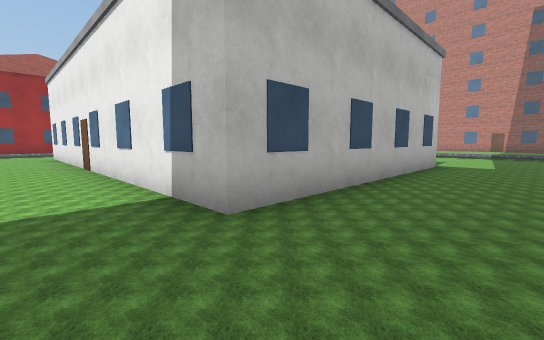
[1] (above)

21 first-person views from a walk through a robot-simulator world made for Webots. The camera is 1.2 m above the floor, tilts 6° down and sees 90° across. The floor is counted in squares, 2 m on a side. Each view is taken from the middle of a square. On the plan, view 1 faces up. The plan holds only what a view shows up to about 9 squares ahead; the rest is blank. The place goes on beyond the plan. Robots are left out. Simple shapes and patterns stand in for the simulator's stock objects.

[2]
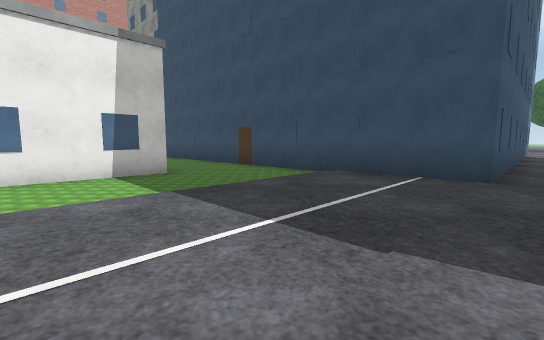

[3]
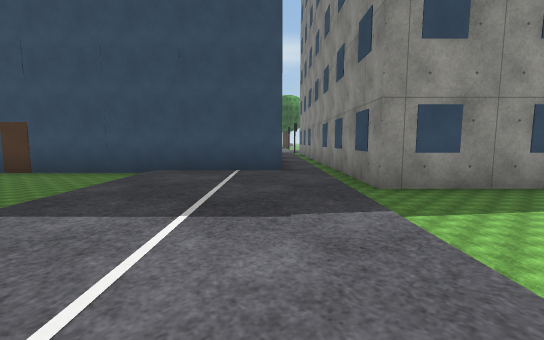

[4]
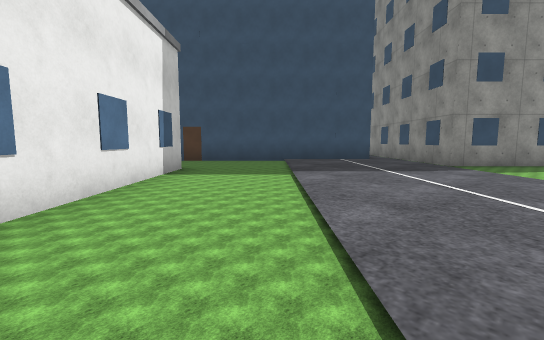

[5]
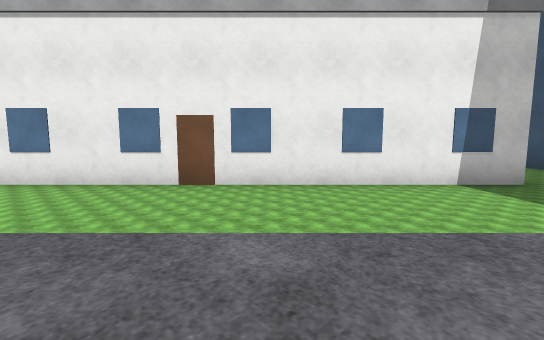

[6]
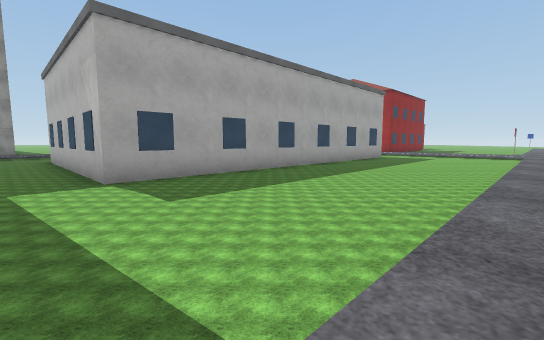

[7]
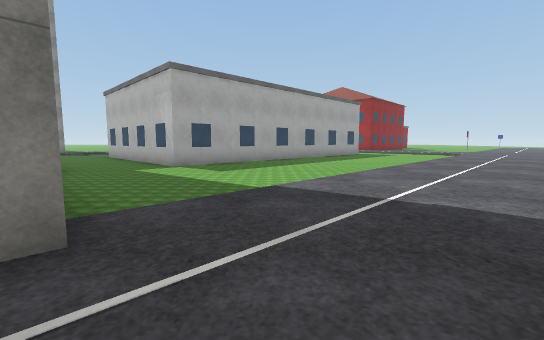

[8]
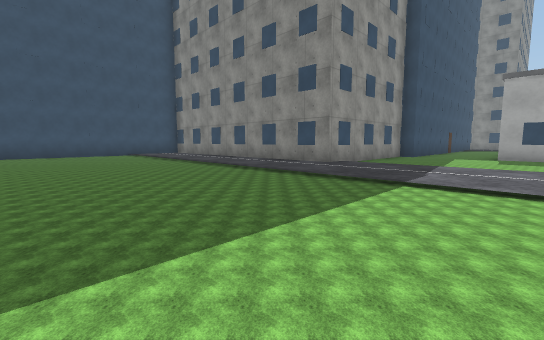

[9]
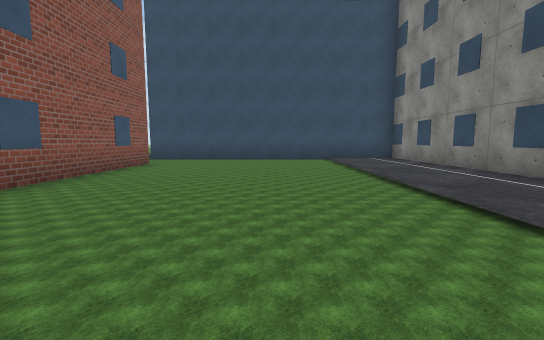

[10]
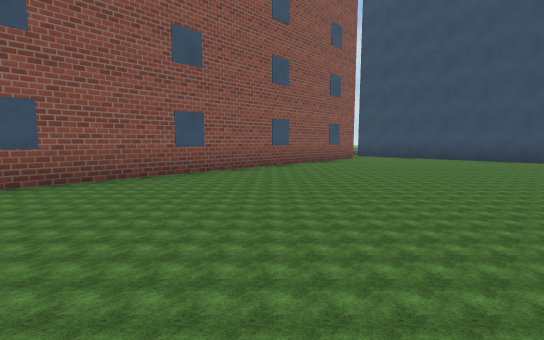

[11]
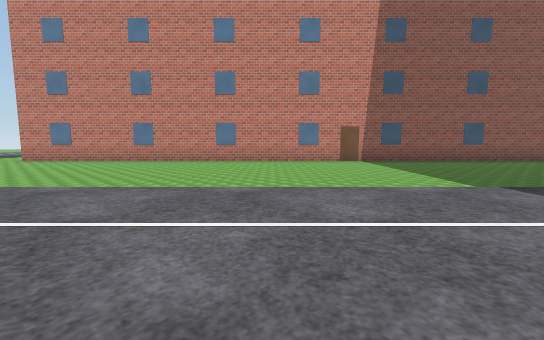

[12]
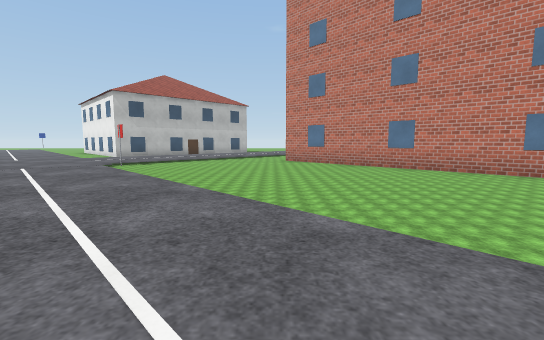

[13]
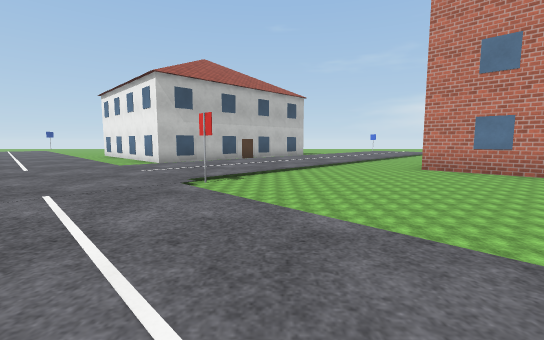

[14]
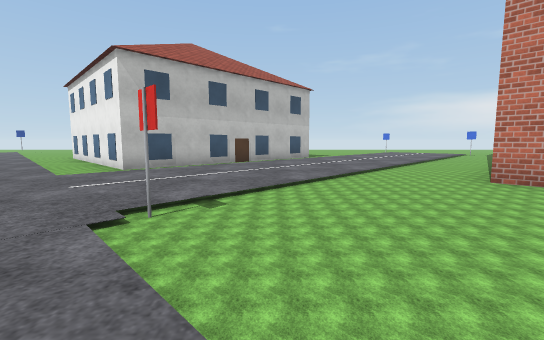

[15]
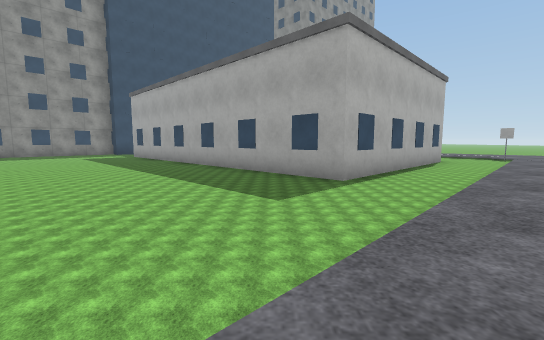

[16]
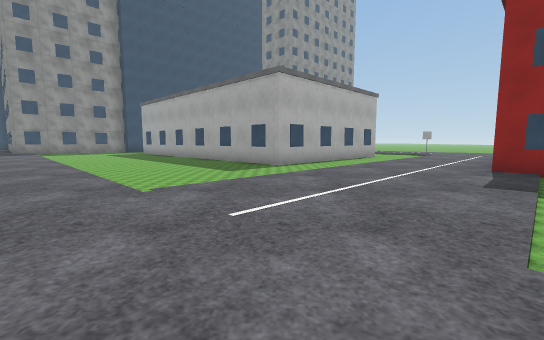

[17]
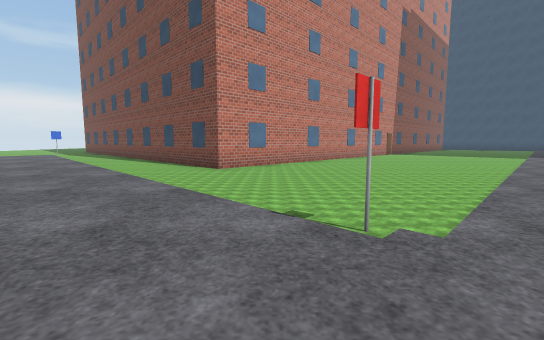

[18]
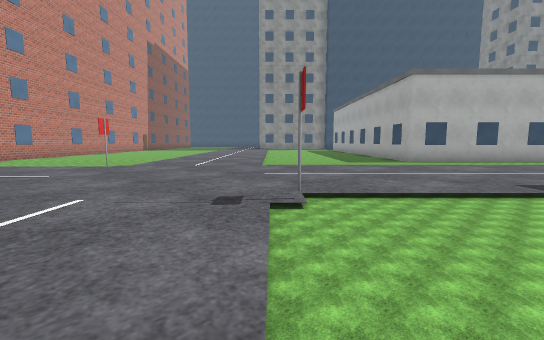

[19]
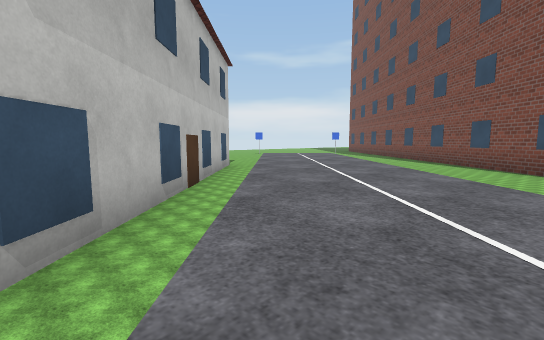

[20]
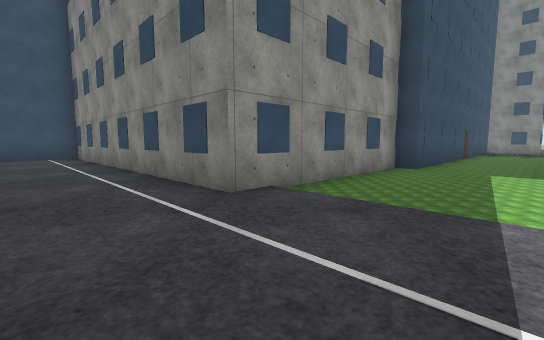

[21]
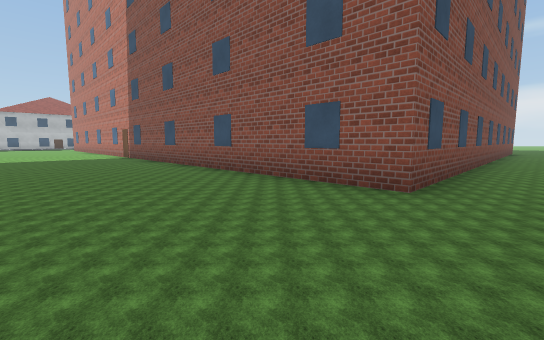

### Floor plan
Key: @ floor where view 1 was taken; . floor; B pale building; T blue-grey tower; C concrete tower; R brick tower; S road sign; H house.
Columns run from 6 left of view 1 to 21 right of it. Each row starts with its distance up from view 1.
 26 ...H HH........R
 25 ....HH........RR
 24 .............RR
 23  ...........RR
 22 ............R
 21 .............R
 20 ..S....S......R
 19 ...............R
 18 ................R
 17 .................R
 16 ..................R
 15 ...................R
 14 ....................R
 13 ...B.................R
 12 ..B B.................R
 11 .B   B.................R
 10 B     B.................R  R
  9        B.................RR.
  8 B       B.......C.........R.
  7 .B       B.....CC..........T
  6 ..B      BB...C  C........T
  5 ...B    B....C    C......T
  4 ....B  B... C      C....T
  3 .....BB...          C..T
  2 ......B..            CC
  1 ........T
  0 ......@TT
 -1 ......TT
 -2 .....TT
 -3 ..C.TT
 -4 .CCCTT
 -5 C  CCTT
 -6     CCTT
 -7      CCTT
 -8         TT
 -9          T

Positions as (right, up) in squares from view 1, and headings:
1: (0, 0), facing up
2: (-6, 0), facing right
3: (-6, 1), facing down-right
4: (-6, 5), facing down-right
5: (-6, 2), facing up-right
6: (8, 9), facing left
7: (11, 9), facing left
8: (11, 15), facing down
9: (12, 11), facing down-right
10: (10, 11), facing right
11: (5, 11), facing up-right
12: (5, 13), facing up
13: (2, 16), facing up
14: (2, 18), facing up
15: (-2, 18), facing down
16: (-3, 21), facing down
17: (-1, 21), facing right
18: (-6, 22), facing down-right
19: (-1, 23), facing up-right
20: (9, 11), facing down
21: (18, 5), facing up
